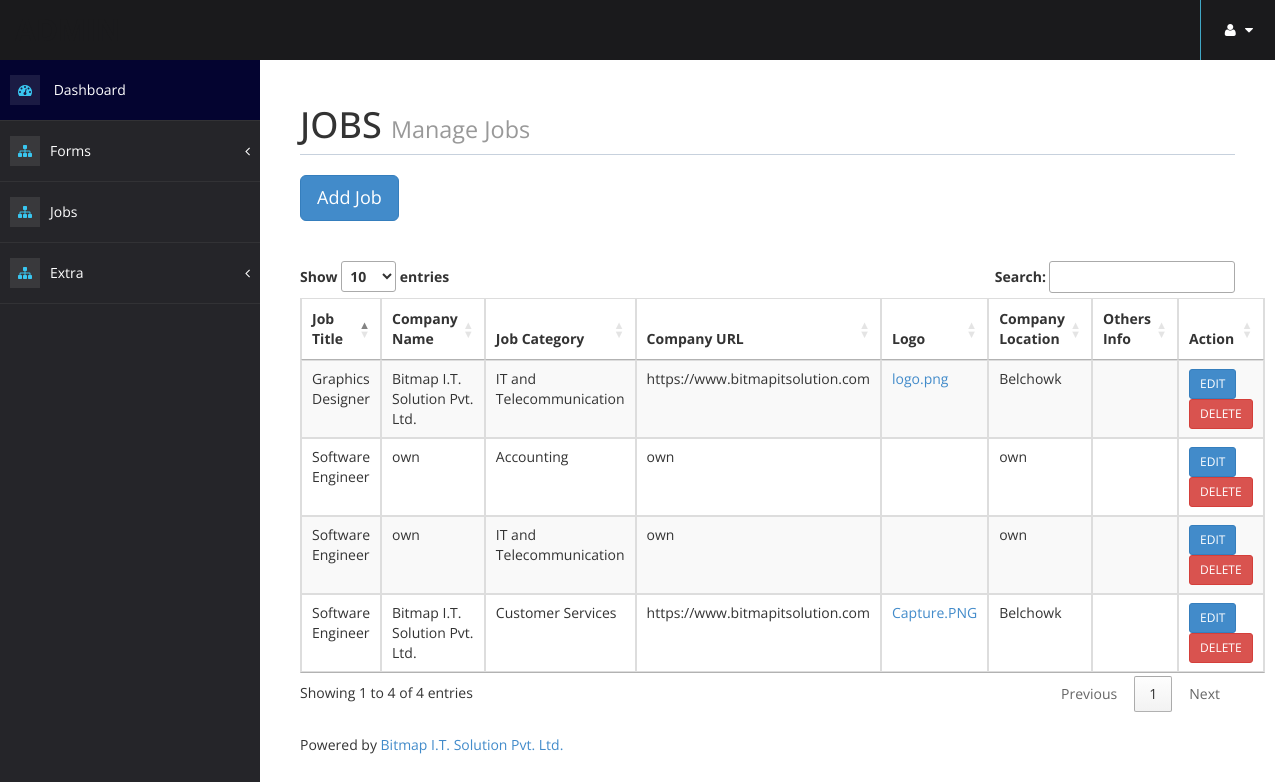
/admin/addjob.php (signed in), run on the app's committed database.
### tables this page shows
CREATE TABLE IF NOT EXISTS `add_job` (
`id` int(11) NOT NULL,
  `jobtitle` varchar(100) NOT NULL,
  `companyname` varchar(100) NOT NULL,
  `jobcategory` varchar(100) NOT NULL,
  `companyurl` varchar(100) NOT NULL,
  `filelogo` varchar(100) NOT NULL,
  `companylocation` varchar(100) NOT NULL,
  `otherinfo` varchar(100) NOT NULL,
  `date_added` date DEFAULT NULL
);

### admin/addjob.php (the view, shortened to what this page needs)
<!DOCTYPE html>
<html xmlns="http://www.w3.org/1999/xhtml">
<head>
    <link href="assets/css/bootstrap.css" rel="stylesheet" />
    <link href="assets/css/font-awesome.css" rel="stylesheet" />
    <link href="assets/js/morris/morris-0.4.3.min.css" rel="stylesheet" />
    <link href="assets/css/custom-styles.css" rel="stylesheet" />
    <link rel="stylesheet" type="text/css" href="https://cdn.datatables.net/1.10.20/css/jquery.dataTables.min.css">
</head>
<body>
    <div id="wrapper">
        <nav class="navbar navbar-default top-navbar " data-spy="affix" data-offset-top="197" role="navigation">
            <div class="navbar-header">
                <a class="navbar-brand" href="admin.php">ADMIN</a>
            </div>
            <ul class="nav navbar-top-links navbar-right" >
                <li class="dropdown">
                    <a class="dropdown-toggle" data-toggle="dropdown" href="#" aria-expanded="false">
                        <i class="fa fa-user fa-fw"></i> <i class="fa fa-caret-down"></i>
                    </a>
                </li>
            </ul>
        </nav>
        <nav class="navbar-default navbar-side" role="navigation">
            <div class="sidebar-collapse">
                <ul class="nav" id="main-menu">
                    <li>
                        <a class="active-menu" href="admin.php" style="background-color:#040430;"><i class="fa fa-dashboard"></i> Dashboard</a>
                    </li>
                    <li>
                        <a href="#"><i class="fa fa-sitemap"></i>Forms<span class="fa arrow"></span></a>
                    </li>
                     <li>
                        <a href="addjob.php"><i class="fa fa-sitemap"></i>Jobs</a>
                    </li>
                    <li>
                        <a href="#"><i class="fa fa-sitemap"></i>Extra<span class="fa arrow"></span></a>
                    </li>
                </ul>
            </div>
        </nav>
        <div id="page-wrapper">
            <div id="page-inner">
                <div class="row">
                    <div class="col-md-12">
                        <h1 class="page-header">
                            JOBS <small>Manage Jobs</small>
                        </h1>
                    </div>
                </div>
                <div>
                    <button type="button" class="btn btn-primary btn-lg " data-toggle="modal" data-target="#myModal">
                      Add Job
                    </button>
                </div>
                <br>
                <br>
 <table id="example" class="table table-striped table-bordered " cellspacing="0" width="100%">
  <thead>
    <tr>
      <th class="th-sm">Job Title</th>
      <th class="th-sm">Company Name</th>
      <th class="th-sm">Job Category</th>
      <th class="th-sm">Company URL</th>
      <th class="th-sm">Logo</th>
      <th class="th-sm">Company Location</th>
      <th class="th-sm">Others Info</th>
      <th class="th-sm">Action</th>
    </tr>
  </thead>
  <tbody>
<div id="myModal3" class="modal fade" role="dialog">
<?php
include '../openconnection.php';
$query = "SELECT * FROM add_job";
$result = $conn->query($query);
while($rows = $result->fetch_assoc())
{
 ?>
    <tr>
      <td><?php echo $rows['jobtitle'];?></td>
      <td><?php echo $rows['companyname'];?></td>
      <td><?php echo $rows['jobcategory'];?></td>
      <td><?php echo $rows['companyurl'];?></td>
      <td><a href="logo/<?php echo $rows['filelogo'];?>" target="_blank"><?php echo $rows['filelogo'];?></a></td>
      <td><?php echo $rows['companylocation'];?></td>
      <td><?php echo $rows['otherinfo'];?></td>
       <td>
          <a href="updatejob.php?update_id=<?php echo $rows['id'];?>"  class="btn btn-primary btn-sm" name="edit">EDIT</a>
           <a href="deletejob.php?dlt_id=<?php echo $rows['id'];?>" class="btn btn-danger btn-sm" name="delete_btn">DELETE</a>
        </td>
    </tr>
    <?php
  }
  ?>
  </tbody>
</table>
        <footer><p>Powered by <a href="https://bitmapitsolution.com" target="_blank">Bitmap I.T. Solution Pvt. Ltd.</a></p></footer>
            </div>
        </div>
    </div>
</body>
</html>

### admin/assets/css/custom-styles.css (style rules this page uses)
body { font-family: 'Open Sans', sans-serif; }
#wrapper { width: 100%; background-color: #252529 ; }
#page-wrapper { padding: 15px 15px; min-height: 600px; background: #FFFFFF; }
#page-inner { width:100%; margin:10px 20px 10px 0px; background-color:transparent; padding:10px; min-height:1200px; }
h1, .h1, h2, .h2, h3, .h3 { margin-top: 7px; margin-bottom: -5px; }
p { font-size:16px; line-height:25px; padding-top:20px; }
.navbar-side .nav > li > a > i { color: #39C6F0; background: rgba(255, 255, 255, 0.09); padding: 8px; width: 30px; text-align: center; }
.page-header { padding-bottom: 9px; margin: 10px 0 20px; border-bottom: 1px solid #C7D1DD; }
footer p { font-size: 14px; }
.top-navbar { margin:0px; }
.top-navbar .navbar-brand { color: #fff; width: 260px; text-align: left; height: 60px; font-size: 30px; font-weight: 700; text-transform: uppercase; line-height: 30px; }
.top-navbar .nav > li { position: relative; display: inline-block; margin: 0px; padding: 0px; }
.top-navbar .nav > li > a { position: relative; display: block; padding: 20px; color: #FFFFFF; border-left: 1px solid #40A7C5; margin: 0px; }
.active-menu { background-color: 1a1a1c; }
.arrow { float: right; margin-top: 8px; }
.fa.arrow:before { content: "\f104"; }
.sidebar-collapse , .sidebar-collapse .nav { background:none; }
.sidebar-collapse .nav { padding:0; }
.sidebar-collapse .nav > li > a { color:#fff; background:transparent; text-shadow:none; }
.sidebar-collapse > .nav > li > a { padding:15px 10px; }
.sidebar-collapse > .nav > li { border-bottom: 1px solid rgba(107, 108, 109, 0.19); }
.navbar-side { border:none; background-color: transparent; }
.top-navbar { background: #1a1a1c; border-bottom:none; }
.top-navbar .nav > li > a > i { margin-right: 2px; }
.navbar-default { border:0px solid black; }
.navbar-header { background: #1a1a1c; }
.nav > li > a > i { margin-right:10px; color: #FFFFFF; }
@media (min-width:768px) { #page-wrapper { margin: 0 0 0 260px; padding: 15px 30px; min-height: 1200px; } }
@media (min-width:768px) { .navbar-side { z-index: 1; position: absolute; width: 260px; } }
@media (min-width:768px) { .navbar { border-radius: 0px; } }

### data on the page
add_job: jobtitle "Software Engineer", companyname "own", jobcategory "Accounting", companyurl "own", companylocation "own"
add_job: jobtitle "Software Engineer", companyname "own", jobcategory "IT and Telecommunication", companyurl "own", companylocation "own"
add_job: jobtitle "Graphics Designer", companyname "Bitmap I.T. Solution Pvt. Ltd.", jobcategory "IT and Telecommunication", companyurl "https://www.bitmapitsolution.com", filelogo "logo.png", companylocation "Belchowk"
add_job: jobtitle "Software Engineer", companyname "Bitmap I.T. Solution Pvt. Ltd.", jobcategory "Customer Services", companyurl "https://www.bitmapitsolution.com", filelogo "Capture.PNG", companylocation "Belchowk"
